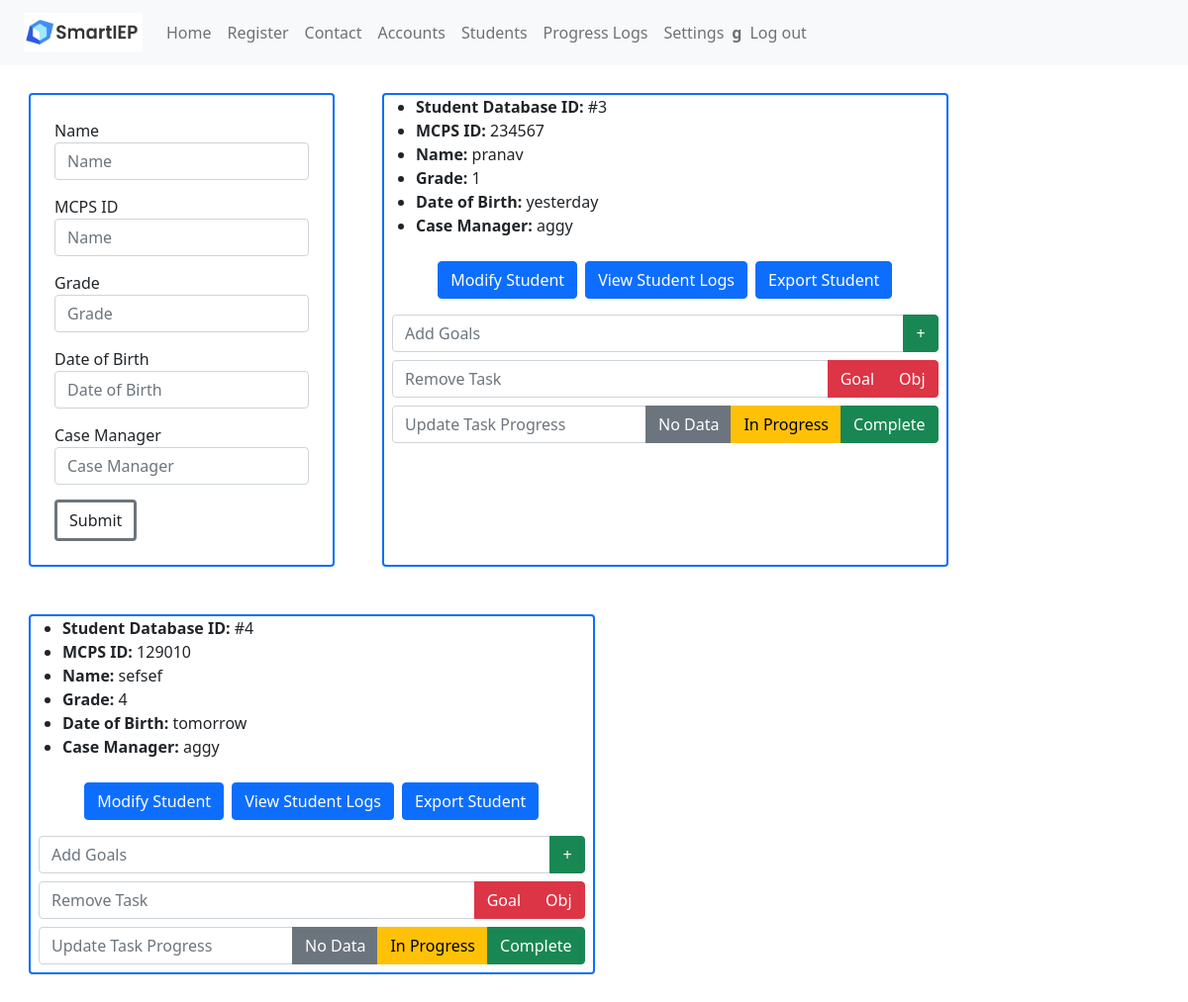
/students (signed in), run on an earlier commit of the app's database.
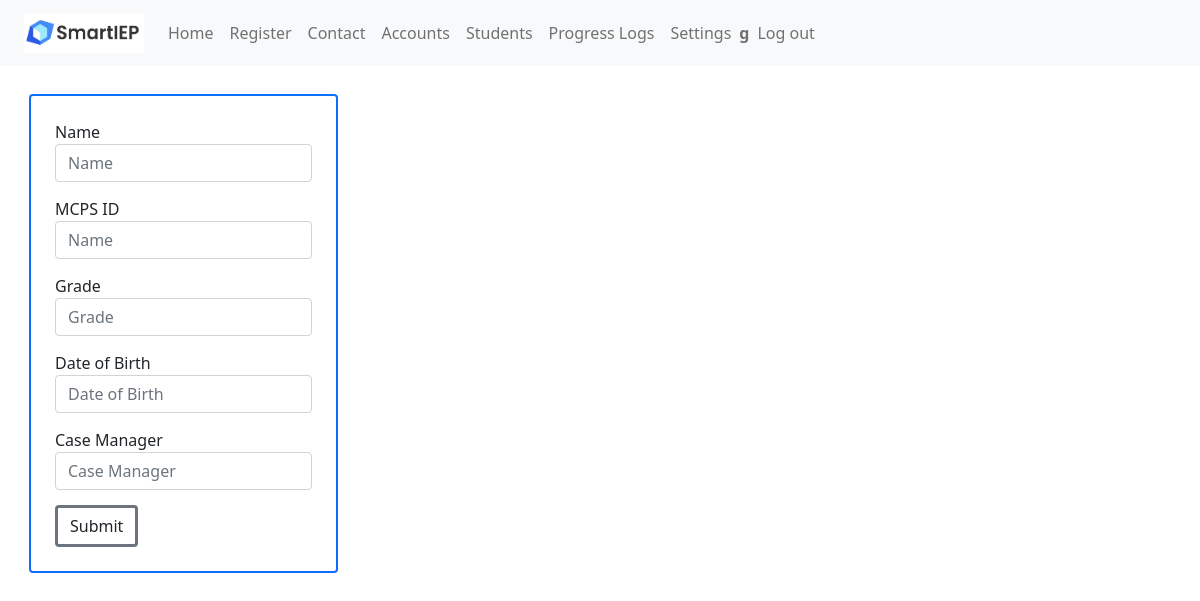
And on a later commit of the database.
### app.py (models this page shows)
class Students(db.Model):
	__tablename__ = 'students'
	student_id = db.Column(db.Integer, primary_key=True)
	school_id = db.Column(db.Integer)
	name = db.Column(db.String(200),nullable=False)
	grade = db.Column(db.Integer)
	dateofbirth = db.Column(db.String(200),nullable=False)
	casemanager = db.Column(db.String(200),nullable=False)
	tasks = db.Column(db.String(500),nullable=False)
	logs = db.Column(db.String(500),nullable=False)

### app.py (the view, shortened to what this page needs)
@main.route("/students", methods=('GET', 'POST'))
@login_required
def students():
	students = Students.query.all()
	return render_template('students.html',students=students)

### app.py (called while the page is built)
@login_manager.user_loader
def load_user(account_id):
    return Accounts.query.get(int(account_id))

@app.context_processor
def utility_processor():
	def parse_tasks(newData):
		if (newData != ""):
			goalArrays = []
			for i in range(MAX_GOALS):
				goalArrays.append([])
			parts = newData[:-1].split(";")
			counter = 0
			for part in parts:
				if part[1] == "[":
					part = re.sub("\[.*?\]","[]",part)
					part = part.replace("[","").replace("]","")
					goalArrays[counter].append(part)
					counter = counter + 1
			for part in parts:
				if part[1] == "(":
					goalKey = int(part[part.find("(")+1:part.find(")")])
					part = re.sub("\(.*?\)","()",part)
					part = part.replace("(","").replace(")","")
					goalArrays[goalKey].append(part)
			return goalArrays
		else:
			return []
	return dict(parse_tasks=parse_tasks)

@app.context_processor
def add_imports():
    return dict(json=json)

### templates/students.html (shortened to what the changed rows need)
<!DOCTYPE html>
<html lang="en">
    <head>
        <link href="https://cdn.jsdelivr.net/npm/bootstrap@5.0.2/dist/css/bootstrap.min.css" rel="stylesheet">
    </head>
    <body>
        <div class="content">
            {% for student in students %}
                <div class="m-4 border border-2 border-primary rounded">
                    <ul>
                        <li><b>Student Database ID:</b> #{{ student.student_id }}</li>
                        <li><b>MCPS ID:</b> {{ student.school_id }}</li>
                        <li><b>Name:</b> {{ student.name }}</li>
                        <li><b>Grade:</b> {{ student.grade }}</li>
                        <li><b>Date of Birth:</b> {{ student.dateofbirth }}</li>
                        <li><b>Case Manager:</b> {{ student.casemanager }}</li>
                    </ul>
                    <div class="container">
                        <div class="d-flex justify-content-center align-items-center">
                            <button class="btn btn-primary" type="button" data-toggle="collapse" data-target="#dropDownForm{{ student.student_id }}" aria-expanded="false" aria-controls="dropDownForm">
                                Modify Student
                            </button>
                            <form class="m-2" method="post" action="/viewlogs">
                                <button class="btn btn-primary" name="viewlog" value="viewlog{{ student.student_id }}" type="submit">
                                    View Student Logs
                                </button>
                            </form>
                            <form class="" method="post" action="/exportstudent">
                                <button class="btn btn-primary" name="export_button" value="export_button{{ student.student_id }}" type="submit">
                                    Export Student
                                </button>
                            </form>
                        </div>
                    </div>
                    <div class="m-2">
                        <form method="post" action="/addgoal">
                            <div class="input-group mb-2">
                                <input type="text" class="form-control" name="add_goal{{ student.student_id }}" id="add_goal" placeholder="Add Goals" required>
                                <button type="submit" class="btn btn-success" name="submit_goal" value="submit{{ student.student_id }}">+</button>
                            </div>
                        </form>
                        <form method="post" action="/removegoal">
                            <div class="input-group mb-2">
                                <input type="text" class="form-control" name="remove_goal{{ student.student_id }}" id="remove_goal" placeholder="Remove Task" required>
                                <button type="submit" class="btn btn-danger" name="remove_goal" value="remove{{ student.student_id }}">Goal</button>
                                <button type="submit" class="btn btn-danger" name="remove_obj" formaction="/removeobjective" value="remove_obj{{ student.student_id }}">Obj</button>
                            </div>
                        </form>
                        <form method="post" action="/setprogress">
                            <div class="input-group mb-2">
                                <input type="text" class="form-control" name="set_progress{{ student.student_id }}" id="set_progress" placeholder="Update Task Progress" required>
                                <button type="submit" class="btn btn-secondary" name="setnodata" formaction="/setnodata" value="setnodata{{ student.student_id }}">No Data</button>
                                <button type="submit" class="btn btn-warning" name="setinprogress" formaction="/setinprogress" value="setinprogress{{ student.student_id }}">In Progress</button>
                                <button type="submit" class="btn btn-success" name="setcomplete" formaction="/setcomplete" value="setcomplete{{ student.student_id }}">Complete</button>
                            </div>
                        </form>
                    </div>
                </div>
            {% endfor %}
        </div>
    </body>
</html>

What changed in the data, as far as the page shows it:
removed Students: student_id "3", school_id "234567", name "pranav", grade "1", dateofbirth "yesterday", casemanager "aggy"
removed Students: student_id "4", school_id "129010", name "sefsef", grade "4", dateofbirth "tomorrow", casemanager "aggy"
